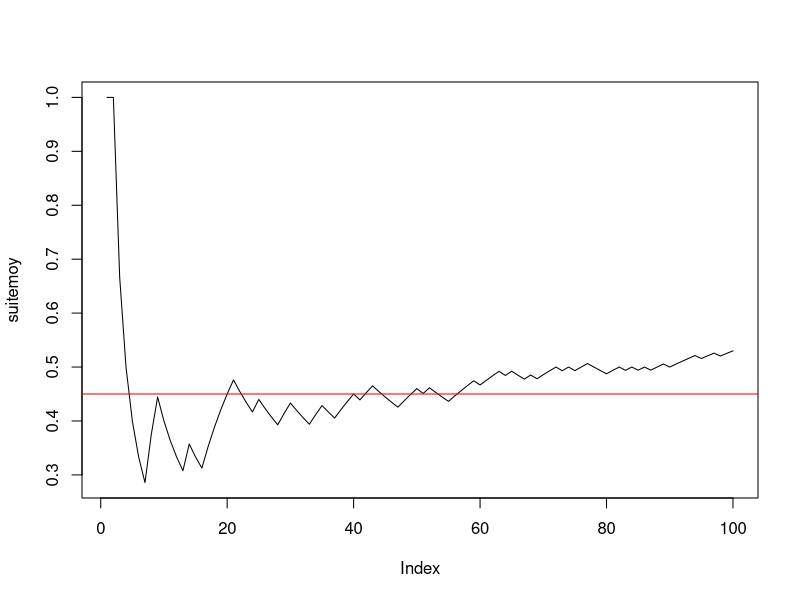

This figure's R source: (Note: this script raises an error after producing the figure.)

#--------question 1------------
n <- 100
p <- 0.45
x <- rbinom(n, 1, p)
#--------question 2------------
cumsum(x)
taille <- 1:n
suitemoy <- cumsum(x) / taille
#--------question 3------------
plot(suitemoy, type = "l")
abline(h = p, col = "red")

#------------Exercice 2------------------------



#--------question 1------------
(n <- 100)
(mu <- -2)
(sigma <- 2)
rm(xg)
(xg <- rnorm(n, mu, sigma))
#--------question 2------------
cumsum(xg)
rm(taille)
(taille <- 1:n)
rm(suitemoyg)
suitemoyg
(suitemoyg <- cumsum(xg) / taille)
#--------question 3------------
plot(suitemoyg, type = "l", ylim = c(-10, 6))
abline(h = mu, col = "red")


#------------Exercice 3------------------------

#---------question 1--------------------------
mu <- -2
sigma <- 2
n <- 5
rm(x) # efface l'objet précedemment créé x
(x <- rnorm(n, mu, sigma)) # echantillon de n tirages de X
(moyx <- mean(x)) # moyenne de l'échantillon de taille n x

#---------question 2--------------------------
(y <- rnorm(n, mu, sigma)) # second echantillon de n tirages de X
(moyy <- mean(y)) # moyenne de l'échantillon y
(rbind(x, y) -> M) # range les deux échantillons dans M à 2 lignes et n colonnes
rowMeans(M)

#---------question 3--------------------------
N <- 1000
Mdata <- matrix(rnorm(n * N, mu, sigma), ncol = n, byrow = T) # N échantillons de taille n disposés en lignes
dim(Mdata) # dimension de la matrice N lignes et n colonnes


#---------question 4--------------------------
(rowMeans(Mdata) -> moyennes) # calcule les moyennes pour les N, n-échantillons tirés.
apply(Mdata, MARGIN = 1, mean) # alternative pour effectuer les moyennes en ligne

#---------question 5--------------------------
mean(moyennes) # moyenne empirique des N réalisations de Xbar_n
sd(moyennes) * sqrt((length(moyennes) - 1) / length(moyennes)) # ecart-type empirique
sd(moyennes) # écart-type estimé sans biais = ecart-type empirique corrigé

#---------question 6--------------------------
hist(moyennes, prob = T, main = "Répartition de la moyenne empirique des Xi, i=1,....,n") # la répartition observée de Xbar_n
(abs <- seq(1.2 * min(moyennes), 1.2 * max(moyennes), (max(moyennes) - min(moyennes)) / 100))
points(abs, dnorm(abs, mu, sigma / sqrt(n)), col = 2, type = "l")
abline(v = mean(moyennes), col = 3, lty = "dashed") # moyenne de l'échantillon
abline(v = mu, col = 2) # moyenne théorique mu de la loi de Xbar
# belle adéquation de l'échantillon à la normale, que l'on peut verifier avec dte de Henry
qqnorm(moyennes) # les points sont presque alignés la loi de Xbar_n est donc bien normale
qqline(moyennes, col = 2) # autour de la droite rouge qui passe par les deux points
# (1er quartile theo de la centrée réduite,1er quartile empirique) et
# (3ieme quartile theo de la centrée réduite,3ieme quartile empirique)
# mean(echantillon) et écart-type empirique sd(échantillon)*sqrt((n-1)/n). e
# En effet si on ajoute la droite passant par ces deux points elle se confond
# avec qqline. droite de Henry

(x1 <- qnorm(0.25))
(x2 <- qnorm(0.75))
(y1 <- quantile(moyennes, 0.25, type = 1))
(y2 <- quantile(moyennes, 0.75, type = 1))
abline(y1 - (y2 - y1) * x1 / (x2 - x1), (y2 - y1) / (x2 - x1), col = 3) # droite de Henry

#----------question 7-------------------------
moyennecr <- sqrt(n) * (moyennes - mu) / sigma
hist(moyennecr, prob = T, main = "Répartition observée de la moyenne empirique centrée réduite")
(abscr <- seq(1.2 * min(moyennecr), 1.2 * max(moyennecr), (max(moyennecr) - min(moyennecr)) / 100))
points(abscr, dnorm(abscr), col = 2, type = "l")
abline(v = mean(moyennecr), col = 3, lty = "dashed") # moyenne empirique de l'échantillon
abline(v = 0, col = 2) # moyenne théorique  de la loi normale centrée réduite

qqnorm(moyennecr)
qqline(moyennecr) # droite de Henry

#-----------question 8------------
n <- 50
# puis réexecuter les lignes 67 à 107 : la loi reste gaussienne mais
# l'écart-type de Xbarn est plus petit avec n=50 qu'avec n=2
sd(moyennes)
sigma / sqrt(n)

n <- 2
# puis réexecuter les lignes 67 à 107 : LA LOI EST TOUJOURS GAUSSIENNE MEME AVEC n PETIT
# C'EST UNE PROPRIETES CARACTÉRISTIQUE DE LA LOI NORMALE MAIS QUI NE S'APPLIQUE PAS AUX AUTRES
# LOIS COMME PAR EX A LA BERNOULLI ==> VOIR EXO SUIVANT
sd(moyennes)
# l'écart type empirique est EN REVANCHE plus faible avec n=2 qu'avec n=50 :
# normal il estime sigma/sqrt(n) or :
sigma / sqrt(n)

#####################################################################################
# CE QU'IL FAUT RETENIR DE CET EXERCICE : LA LOI DE XBAR EST GAUSSIENNE SI L'ÉCHANTILLON EST
# GAUSSIEN ET DE TAILLE QUELCONQUE n. LE RESULTAT DU THEOREME CENTRAL LIMITE EST VRAI DANS CE CAS
# POUR TOUT n ET PAS SEULEMENT POUR n GRAND
###################################################################################

###################################################
#------------Exercice 4------------------------
###################################################

#---------question 1--------------------------
p <- 0.45
n <- 5
N <- 100
rm(Mdata) # efface l'objet précedemment créé Mdata

Mdata <- matrix(rbinom(n * N, 1, p), ncol = n, byrow = T) # N échantillons de taille n disposés en lignes
dim(Mdata) # dimension de la matrice N lignes et n colonnes

(rowMeans(Mdata) -> moyennes) # calcule les moyennes pour les N, n-échantillons tirés.


mean(moyennes) # moyenne empirique des N réalisations de Xbar_n
sd(moyennes) * sqrt((length(moyennes) - 1) / length(moyennes)) # ecart-type empirique
sd(moyennes) # écart-type estimé sans biais = ecart-type empirique corrigé

#---------histogramme de xbar_n--------------------------
hist(moyennes, prob = T, ylim = c(0, max(dnorm(p, p, sqrt(p * (1 - p) / n)), 4)), main = "Répartition de la moyenne empirique des Xi, i=1,....,n") # la répartition observée de Xbar_n
(abs <- seq(.8 * min(moyennes), 1.2 * max(moyennes), (max(moyennes) - min(moyennes)) / 100))
points(abs, dnorm(abs, p, sqrt(p * (1 - p) / n)), col = 2, type = "l")
abline(v = mean(moyennes), col = 3, lty = "dashed") # moyenne de l'échantillon
abline(v = p, col = 2) # moyenne théorique mu de la loi de Xbar
qqnorm(moyennes) # vraiment pas gaussien !
qqline(moyennes, col = 2)
# AUCUNE ADEQUATION  de l'échantillon à la normale CAR n EST TROP PETIT ET LE TCL N'EST
# PAS VERIFIE. ON REFAIT LA SIMUL AVEC n=200 :

n <- 200
# puis réeéxuter les lignes 142 à 161

# EUREKA CA MARCHE BEAUCOUP MIEUX ET ON A BIEN UNE REPARTITION GAUSSIENNE CAR n EST SUFFISAMMENT GRAND POUR
# QUE LE TCL SOIT VERIFIE !
######################################

qqnorm(moyennes)
qqline(moyennes, col = "red")

# Si on augmente N on améliore l'estimation de la densité de Xbarn par l'histogramme
# des N réalisations de Xbarn mais si n est petit on n'observe pas un histogramme
# ressemblant à une gaussienne puisque le TCL ne s'applique que si n est assez grand.
# Essayer avec
N <- 1000
n <- 4
# puis lignes 142 à 159.
N <- 1000
n <- 100
# puis lignes 142 à 159.
